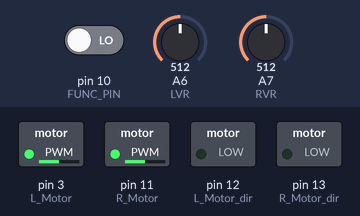
The sketch below on a simulated Arduino Nano, built with avr-gcc and run on an emulated ATmega328P. Shown: switched loads named in the sketch (green lamp = pin HIGH). The test bench sets the inputs (shaded band); at power-on: A6 (LVR) = 512, A7 (RVR) = 512, pin 10 (FUNC_PIN) LOW.

Above: at 1.2 s.
1.3 s: A6 (LVR) set to 716
At 1.9 s:
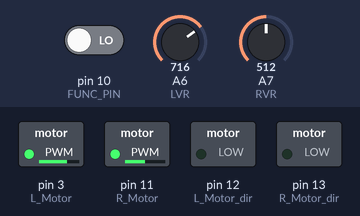
2.8 s: A7 (RVR) set to 716
At 4.0 s:
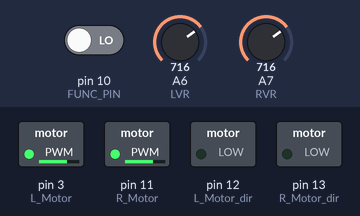
4.3 s: pin 10 (FUNC_PIN) driven HIGH
At 5.4 s:
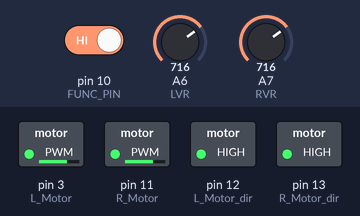
5.8 s: A6 (LVR) set to 900
At 6.5 s:
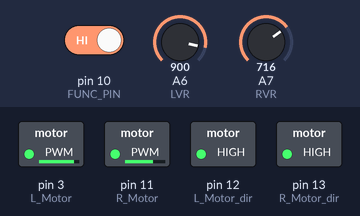
7.3 s: A7 (RVR) set to 900
At 7.7 s:
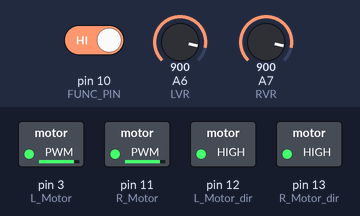
8.8 s: pin 10 (FUNC_PIN) driven LOW
At 10.0 s:
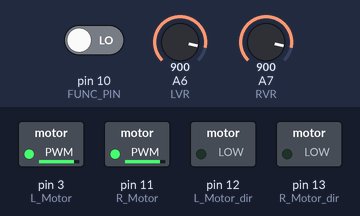
Timing chart, 0 to 11.3 s (numbered marks = the images above; inputs shaded):
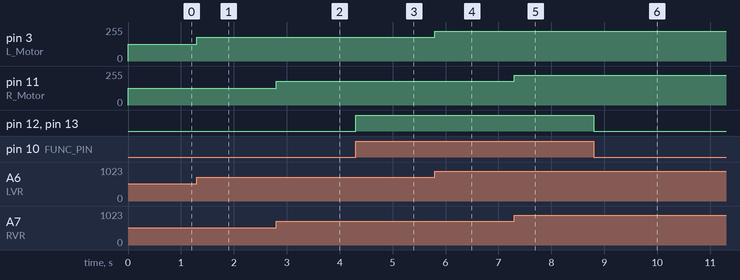

The sketch:

7_Onboard_motor_drivers.ino
```cpp
/*
   https://github.com/SFERA-GIT/Nano-shield
   СФЕРА ЗНАНИЙ (г.Челябинск) http://сферазнаний.рф/
   Пример работы с переменными резисторами (A6,A7) и драйверами моторов левый (контакты: 3 и 12), правый (контакты: 11 и 13)
   Для работы с переменными резисторами необходимо установить
   перемычки на верхней гребенке между зеленым и желтыми
   пинами напротив соответствующей ножки A6 или A7.
   Для работы драйверов двигателя достаточно написать программу для их работы. Пины закрепленые за драйверами изменить нельзя.

   !!!!!!!!!!!!!!!!!!!!!!!!!!!!!!!!ВНИМАНИЕ!!!!!!!!!!!!!!!!!!!!!!!!!!!!!!!!
   Использование функции tone() будет мешать выходу PWM на контакты 3 и 11.
   т.е. одновременное использование пьезоизлучателя и моторов приведет неравномерной работе ШИМ на контактах 3 и 11
   (скорости, если подключен мотор; яркости, если подключен мощный светодиод).
*/

//Объявляем константы с помощью оператора #define
#define FUNC_PIN 10     // любое упоминание сочетания символов FUNC_PIN будет заменено компилятором на значение 10
#define L_Motor 3       // любое упоминание сочетания символов L_Motor будет заменено компилятором на значение 3
#define L_Motor_dir 12  // любое упоминание сочетания символов L_Motor_dir будет заменено компилятором на значение 12
#define R_Motor 11      // любое упоминание сочетания символов R_Motor будет заменено компилятором на значение 11
#define R_Motor_dir 13  // любое упоминание сочетания символов R_Motor_dir будет заменено компилятором на значение 13
#define LVR A6          // любое упоминание сочетания символов LVR будет заменено компилятором на значение A6
#define RVR A7          // любое упоминание сочетания символов RVR будет заменено компилятором на значение A7

//Обязательная функция setup (выполняется один раз перед функцией loop)
void setup()
//Тело функции setup
{
  pinMode(L_Motor, OUTPUT);      //настройка контакт L_Motor(3) на выход
  pinMode(L_Motor_dir, OUTPUT);  //настройка контакт L_Motor_dir(12) на выход
  pinMode(R_Motor, OUTPUT);      //настройка контакт R_Motor(11) на выход
  pinMode(R_Motor_dir, OUTPUT);  //настройка контакт R_Motor_dir(13) на выход
  pinMode(LVR, INPUT);           //настройка контакт LVR(A6) на вход
  pinMode(RVR, INPUT);           //настройка контакт RVR(A7) на вход
  pinMode(FUNC_PIN, INPUT);      //настройка контакта FUNC_PIN(10) на вход
}

//Обязательная функция loop (бесконечно повторяющаяся функция)
void loop()
//Тело функции loop
{
  int x = analogRead(LVR);     // создаем пееременную x типа int и присваеваем ей аналоговые значения с порта A6
  int y = analogRead(RVR);     // создаем пееременную y типа int и присваеваем ей аналоговые значения с порта A7
  x = map(x, 0, 1023, 0, 254); // для полученных значений переменной x применяем маску преобразуя диапазон 0-1023 к 0-254
  y = map(y, 0, 1023, 0, 254); // для полученных значений переменной y применяем маску преобразуя диапазон 0-1023 к 0-254

  if (digitalRead(FUNC_PIN) == 1) //если на входе присутвует напряжение моторы будут крутиться с заданной с помощью переменных резисторов скоростью
  {
    digitalWrite(L_Motor_dir, 1);  // подаем напряжение на контакт L_Motor_dir (12)
    digitalWrite(R_Motor_dir, 1);  // подаем напряжение на контакт R_Motor_dir (13)
    analogWrite(L_Motor, x);       // преобразованные значения записываем на контакт(с ШИМ) L_Motor(3)
    analogWrite(R_Motor, y);       // преобразованные значения записываем на контакт(с ШИМ) R_Motor(11)
  }
  else //если на входе отсутствует напряжение моторы будут крутиться в другую сторону с заданной с помощью переменных резисторов скоростью
  {
    digitalWrite(L_Motor_dir, 0);  // выключаем напряжение на контакте L_Motor_dir (12)
    digitalWrite(R_Motor_dir, 0);  // выключаем напряжение на контакте R_Motor_dir (13)
    analogWrite(L_Motor, x);       // преобразованные значения записываем на контакт(с ШИМ) L_Motor(3)
    analogWrite(R_Motor, y);       // преобразованные значения записываем на контакт(с ШИМ) R_Motor(11)
  }

}
```

Measured:
- after the input at 1.3 s, pin 3 (L_Motor): 127/255 → 177/255 at once
- after the input at 2.8 s, pin 11 (R_Motor): 127/255 → 177/255 at once
- after the input at 4.3 s, pin 12 (L_Motor_dir), pin 13 (R_Motor_dir): LOW → HIGH at once
- after the input at 5.8 s, pin 3 (L_Motor): 177/255 → 223/255 at once
- after the input at 7.3 s, pin 11 (R_Motor): 177/255 → 223/255 at once
- after the input at 8.8 s, pin 12 (L_Motor_dir), pin 13 (R_Motor_dir): HIGH → LOW at once
